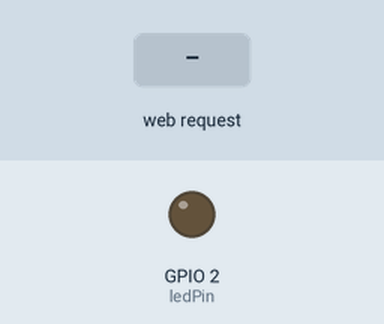
Simulated run of this sketch. Board: ESP8266 (NodeMCU). On the bench: output pins drawn as LEDs (lit = HIGH). The inputs (shaded band) are chosen by the test bench. WiFi joins after 1.5 s; servers stay silent unless stated; what the sketch prints to the serial monitor is not drawn.

Above: at 2.7 s.
2.8 s: HTTP request GET /on received
At 3.9 s:
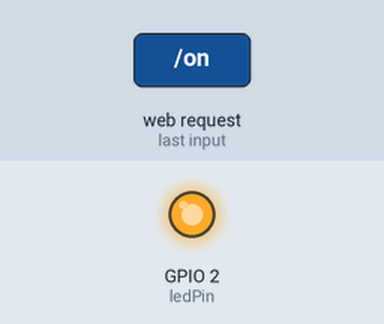
4.3 s: HTTP request GET /off received
At 5.0 s:
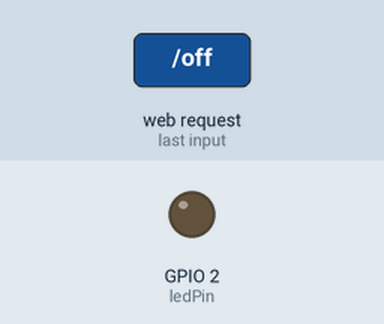
Timing chart, 0 to 7.3 s (numbered marks = the images above; inputs shaded):
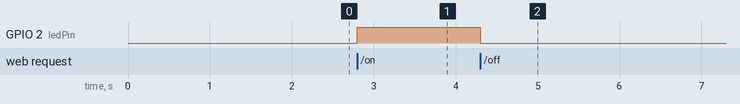

Measured:
- after the input at 2.8 s, GPIO 2 (ledPin): LOW → HIGH at once
- after the input at 4.3 s, GPIO 2 (ledPin): HIGH → LOW at once

The sketch:

sketch_jul10c.ino
```cpp
#include <ESP8266WiFi.h>
#include <ESP8266WebServer.h>

// Replace with your actual Wi-Fi credentials
const char* ssid     = "SCOE";
const char* password = "System@1";

ESP8266WebServer server(80); // Start server on port 80

const int ledPin = 2; // Pin D1. Change to 2 if using the built-in ESP8266 LED

void handleRoot() {
  String html = "<!DOCTYPE html><html>";
  html += "<head><meta name=\"viewport\" content=\"width=device-width, initial-scale=1\">";
  html += "<style>body { text-align: center; font-family: Arial, sans-serif; margin-top: 50px; }";
  html += "a { display: inline-block; width: 150px; padding: 20px; font-size: 24px; text-decoration: none; border-radius: 5px; color: white; margin: 10px; }";
  html += ".btn-on { background-color: #4CAF50; }";
  html += ".btn-off { background-color: #f44336; }</style>";
  html += "</head><body>";
  html += "<h1>ESP8266 Built-in LED Control</h1>";
  html += "<a class=\"btn-on\" href=\"/on\">Turn OFF</a>";
  html += "<a class=\"btn-off\" href=\"/off\">Turn ON</a>";
  html += "</body></html>";
  server.send(200, "text/html", html);
}

void handleOn() {
  digitalWrite(ledPin, HIGH); // Turn LED ON
  server.sendHeader("Location", "/");
  server.send(303);
}

void handleOff() {
  digitalWrite(ledPin, LOW); // Turn LED OFF
  server.sendHeader("Location", "/");
  server.send(303);
}

void setup() {
  Serial.begin(115200);
  pinMode(ledPin, OUTPUT);
  digitalWrite(ledPin, LOW); // Default to OFF

  // Connect to Wi-Fi
  WiFi.begin(ssid, password);
  Serial.print("Connecting to Wi-Fi");
  while (WiFi.status() != WL_CONNECTED) {
    delay(500);
    Serial.print(".");
  }
  Serial.println("\nConnected!");
  Serial.print("ESP8266 IP Address: ");
  Serial.println(WiFi.localIP());

  // Define server routes
  server.on("/", handleRoot);
  server.on("/on", handleOn);
  server.on("/off", handleOff);

  server.begin();
  Serial.println("Web server started");
}

void loop() {
  server.handleClient();
}
```
